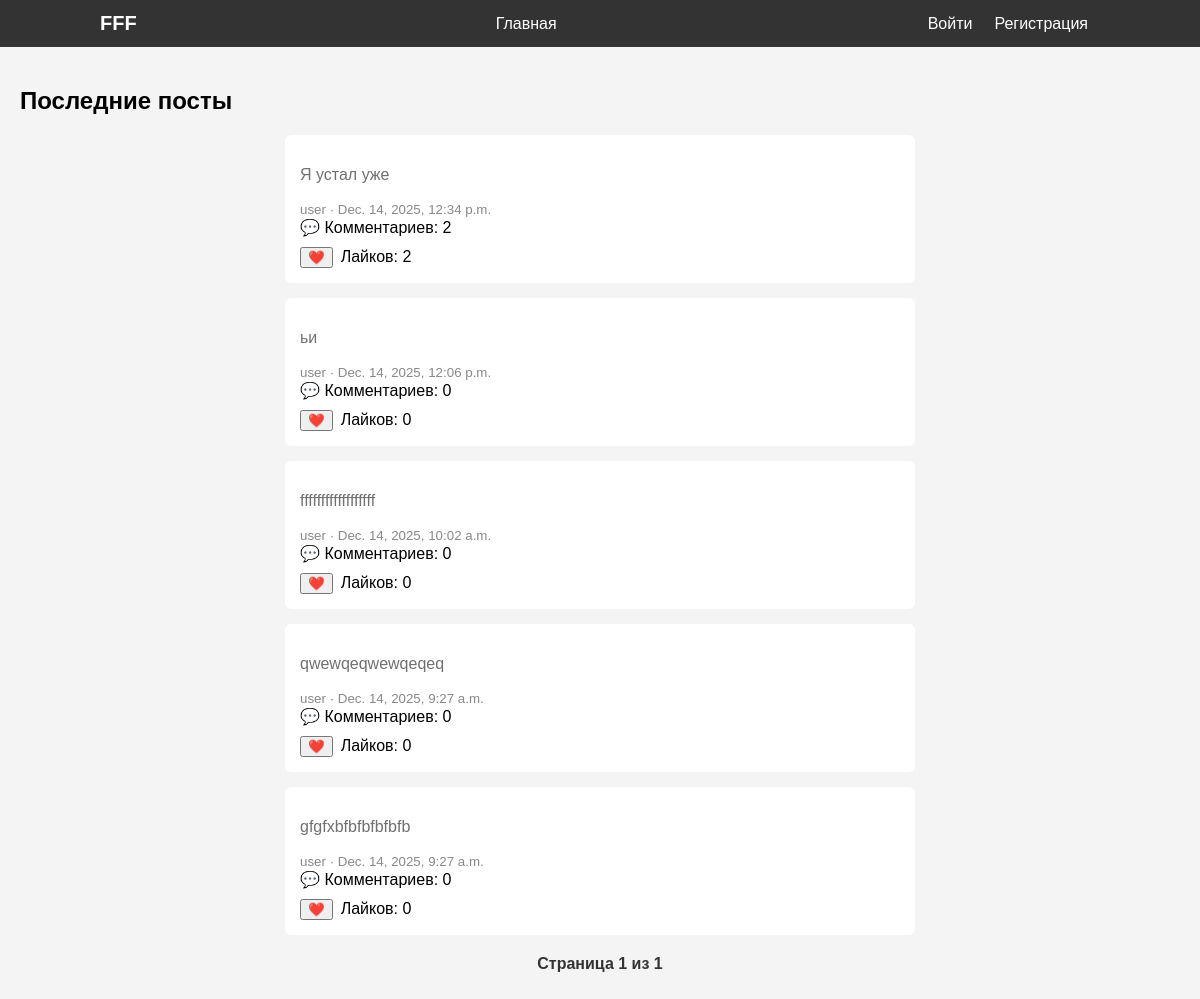
The page / on the database its author committed.
### laba/models.py (models this page shows, shortened)
class Post(models.Model):
    author = models.ForeignKey(
        User,
        on_delete=models.CASCADE,
        related_name='posts'
    )
    text = models.TextField()
    created_at = models.DateTimeField(auto_now_add=True)

### laba/views.py (the view)
# urls.py: path('', post_list, name='post_list'),
def post_list(request):
    posts = Post.objects.select_related('author').order_by('-created_at')
    paginator = Paginator(posts, 10)
    page_number = request.GET.get('page')
    page_obj = paginator.get_page(page_number)
    return render(
        request,
        'laba/post_list.html',
        {'page_obj': page_obj}
    )

### laba/templates/laba/post_list.html (shortened to what this page needs)
{% extends 'laba/base.html' %}
{% block content %}
<h2>Последние посты</h2>
{% for post in page_obj %}
<div class="post">
    <p>
        <a href="{% url 'post_detail' post.id %}">
            {{ post.text }}
        </a>
    </p>
    <small>
        {{ post.author.username }} · {{ post.created_at }}
    </small>
    <div class="post-meta">
        💬 Комментариев: {{ post.comments.count }}
    </div>
    <div class="post-actions">
        <form method="post" action="{% url 'post_like' post.id %}">
            <button type="submit">❤️</button>
        </form>
        <span>Лайков: {{ post.likes.count }}</span>
    </div>
</div>
{% endfor %}
<div class="pagination">
    <span>
        Страница {{ page_obj.number }} из {{ page_obj.paginator.num_pages }}
    </span>
</div>
{% endblock %}

### laba/static/laba/style.css (style rules this page uses)
body { font-family: Arial, sans-serif; background: #f4f4f4; margin: 0; }
.post { background: white; max-width: 600px; margin: 15px auto; padding: 15px; border-radius: 6px; }
.post small { color: #888; }
.pagination { max-width: 600px; margin: 20px auto; text-align: center; }
.pagination span { color: #333; font-weight: bold; }
a { color: #707070; text-decoration: none; }
.post-actions { margin-top: 10px; display: flex; align-items: center; gap: 8px; }

### rows shown on the page
Post: text "Я устал уже", author.username "user", created_at "Dec. 14, 2025, 12:34 p.m.", comments.count "2", likes.count "2"
Post: text "ьи", author.username "user", created_at "Dec. 14, 2025, 12:06 p.m.", comments.count "0", likes.count "0"
Post: text "ffffffffffffffffff", author.username "user", created_at "Dec. 14, 2025, 10:02 a.m.", comments.count "0", likes.count "0"
Post: text "qwewqeqwewqeqeq", author.username "user", created_at "Dec. 14, 2025, 9:27 a.m.", comments.count "0", likes.count "0"
Post: text "gfgfxbfbfbfbfbfb", author.username "user", created_at "Dec. 14, 2025, 9:27 a.m.", comments.count "0", likes.count "0"

### other values the page prints
{{ page_obj.number }} "1"
{{ page_obj.paginator.num_pages }} "1"
